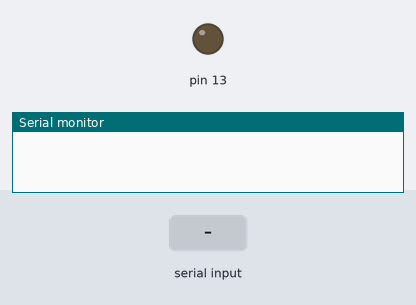
The sketch below on a simulated Arduino Uno, built with avr-gcc and run on an emulated ATmega328P. On the bench: output pins drawn as LEDs (lit = HIGH), the last lines printed to the serial monitor. The inputs (shaded band) are chosen by the test bench.

Above: at 1.2 s.
1.3 s: "a" received over Serial
At 1.8 s:
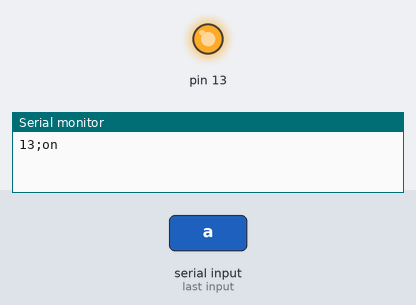
2.8 s: "b" received over Serial
At 4.2 s:
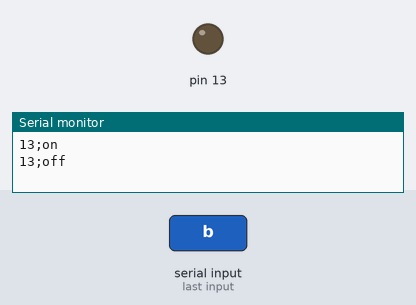
Timing chart, 0 to 5.8 s (numbered marks = the images above; inputs shaded):
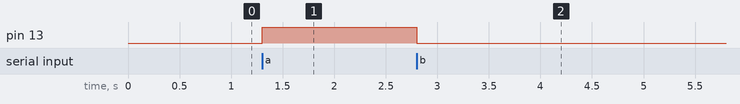

The sketch:

arduinousb.ino
```cpp
void setup(){
  Serial.begin(9600);

  //Set all the pins we need to output pins

  pinMode(13, OUTPUT);
}

void loop (){
  if (Serial.available()) {

    //read serial as a character
    char ser = Serial.read();

    //NOTE because the serial is read as "char" and not "int", the read value must be compared to character numbers
    //hence the quotes around the numbers in the case statement
    switch (ser) {
        case 'a':
        pinON(13);
        Serial.println("13;on");
        break;
        case 'b':
        pinOFF(13);
        Serial.println("13;off");
        break;
    }
  }
}

void pinON(int pin){
  digitalWrite(pin, HIGH);
}

void pinOFF(int pin){
  digitalWrite(pin, LOW);
}
```

Measured:
- after the input at 1.3 s, pin 13: LOW → HIGH at once
- after the input at 2.8 s, pin 13: HIGH → LOW at once
